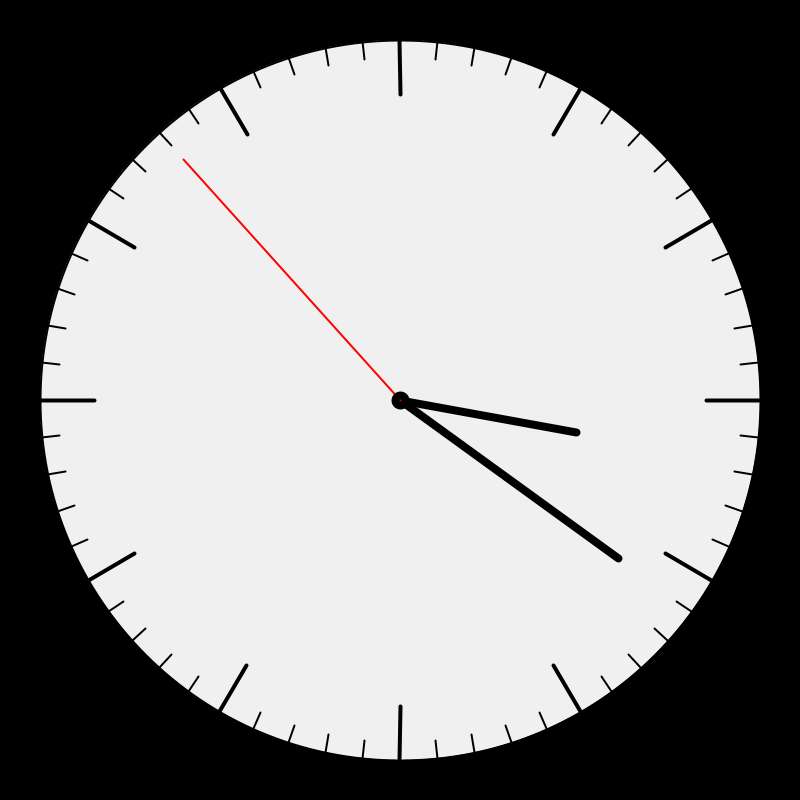
Frame 1 (no input)
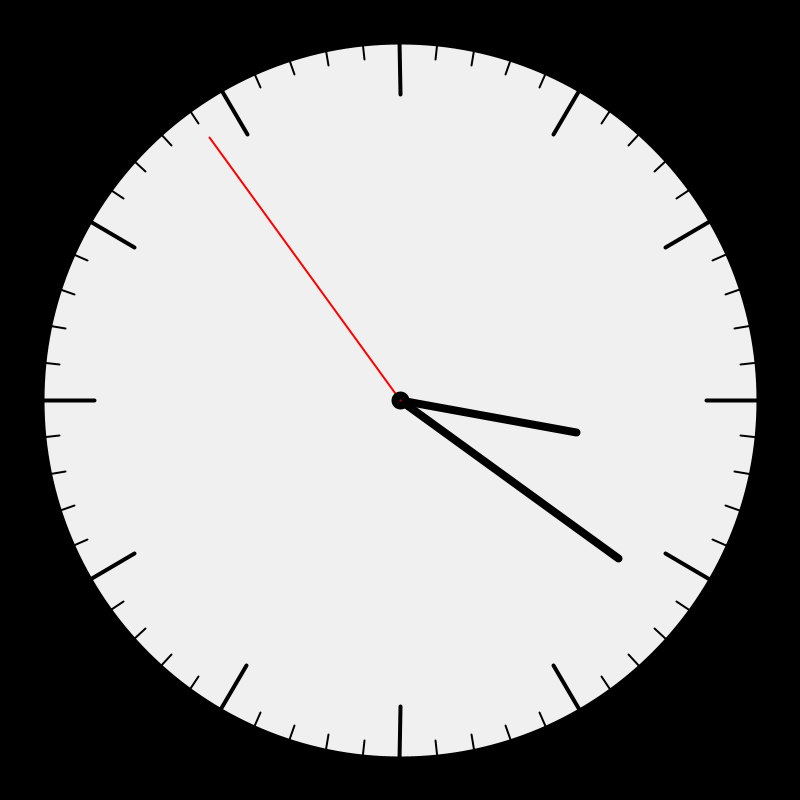
Frame 60 (the mouse pressed at the canvas centre just before this capture)
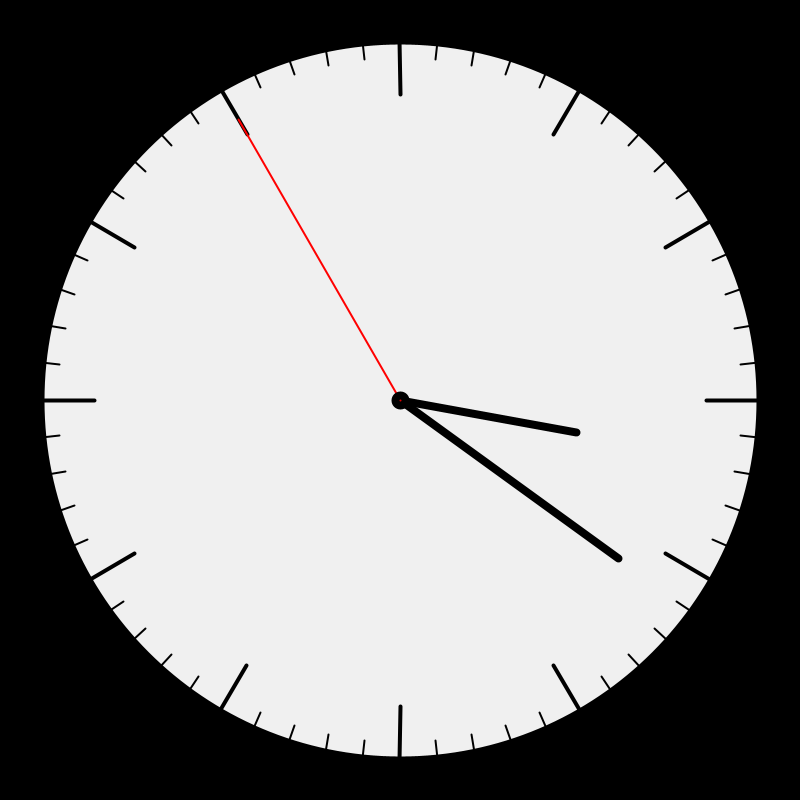
Frame 120 (the mouse held since frame 60 and released just before this capture)

The Processing sketch that drew these frames (run headless with seeded random() and noise(); from frame 60 on, the mouse is pressed at the canvas centre):

// Processing sketch: clock
// ── clock.pde
int centerX, centerY;
float radius;

void setup() {
  size(800, 800);
  centerX = width / 2;
  centerY = height / 2;
  radius = min(width, height) / 2 * 0.9;
  strokeWeight(2);
}

void draw() {
  background(0);


  fill(240);
  ellipse(centerX, centerY, radius * 2, radius * 2);


  drawTicks();


  int s = second();
  int m = minute();
  int h = hour();


  float secondAngle = map(s, 0, 60, 0, TWO_PI) - HALF_PI;
  strokeWeight(2);
  drawHand(secondAngle, radius * 0.9, color(255, 0, 0));


  float minuteAngle = map(m, 0, 60, 0, TWO_PI) - HALF_PI;
  strokeWeight(8);
  drawHand(minuteAngle, radius * 0.75, color(0));

  float hourAngle = map(h % 12 + norm(m, 0, 60), 0, 12, 0, TWO_PI) - HALF_PI;
  strokeWeight(8);
  drawHand(hourAngle, radius * 0.5, color(0));
  
  fill(225, 0, 0);
  ellipse(centerX, centerY, 10, 10);
}

void drawHand(float angle, float length, color c) {
  stroke(c);
  line(centerX, centerY, centerX + cos(angle) * length, centerY + sin(angle) * length);
}

void drawTicks() {
  for (int i = 0; i < 60; i++) {
    float angle = map(i, 0, 60, 0, TWO_PI) - HALF_PI;

    float tickLength = (i % 5 == 0) ? radius * 0.15 : radius * 0.05;


    if (i % 5 == 0) {
      strokeWeight(4);
    } else {
      strokeWeight(2);
    }

    float x1 = centerX + cos(angle) * (radius - tickLength);
    float y1 = centerY + sin(angle) * (radius - tickLength);
    float x2 = centerX + cos(angle) * radius;
    float y2 = centerY + sin(angle) * radius;

    stroke(0);
    line(x1, y1, x2, y2);
  }
}
